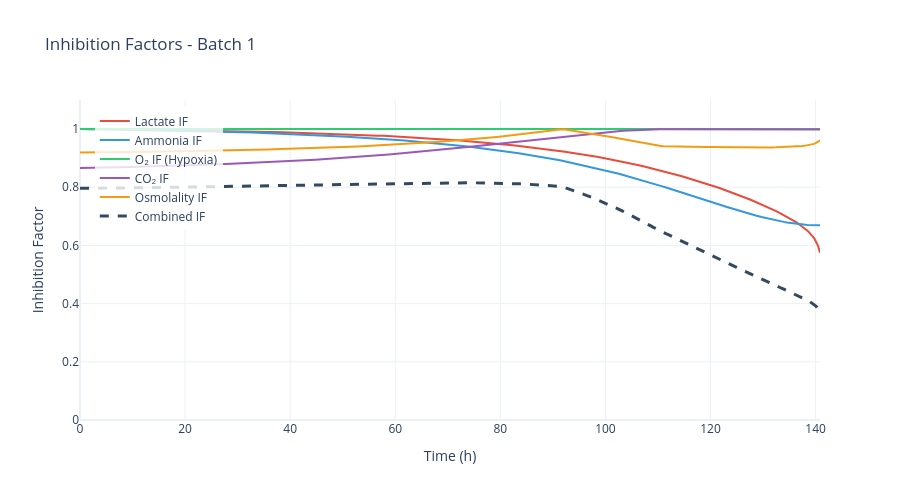

The notebook cell saved with this chart:
### Code cell
# Inhibition factors (lactate, ammonia, O2, osmolality)
fig = data.plot_inhibition_factors(batch_number=BATCH_NUMBER)
fig.show()

### Figure 1 — Plotly figure (JSON) as saved in the notebook; plotly's stock layout.template omitted (floating-point values rounded to 4 significant figures; data arrays with more than 128 entries replaced by an {"elided": "..."} marker saying what was removed)
{"data": [{"line": {"color": "#E74C3C", "width": 2}, "mode": "lines", "name": "Lactate IF", "type": "scatter", "x": {"elided": "245 float values"}, "y": {"elided": "245 float values"}}, {"line": {"color": "#3498DB", "width": 2}, "mode": "lines", "name": "Ammonia IF", "type": "scatter", "x": {"elided": "245 float values"}, "y": {"elided": "245 float values"}}, {"line": {"color": "#2ECC71", "width": 2}, "mode": "lines", "name": "O₂ IF (Hypoxia)", "type": "scatter", "x": {"elided": "245 float values"}, "y": {"elided": "245 float values"}}, {"line": {"color": "#9B59B6", "width": 2}, "mode": "lines", "name": "CO₂ IF", "type": "scatter", "x": {"elided": "245 float values"}, "y": {"elided": "245 float values"}}, {"line": {"color": "#F39C12", "width": 2}, "mode": "lines", "name": "Osmolality IF", "type": "scatter", "x": {"elided": "245 float values"}, "y": {"elided": "245 float values"}}, {"line": {"color": "#34495E", "dash": "dash", "width": 3}, "mode": "lines", "name": "Combined IF", "type": "scatter", "x": {"elided": "245 float values"}, "y": {"elided": "245 float values"}}], "layout": {"height": 500, "hovermode": "x unified", "legend": {"bgcolor": "rgba(255,255,255,0.8)", "x": 0.02, "y": 0.98}, "title": {"text": "Inhibition Factors - Batch 1"}, "width": 900, "xaxis": {"title": {"text": "Time (h)"}}, "yaxis": {"range": [0, 1.1], "title": {"text": "Inhibition Factor"}}}}
